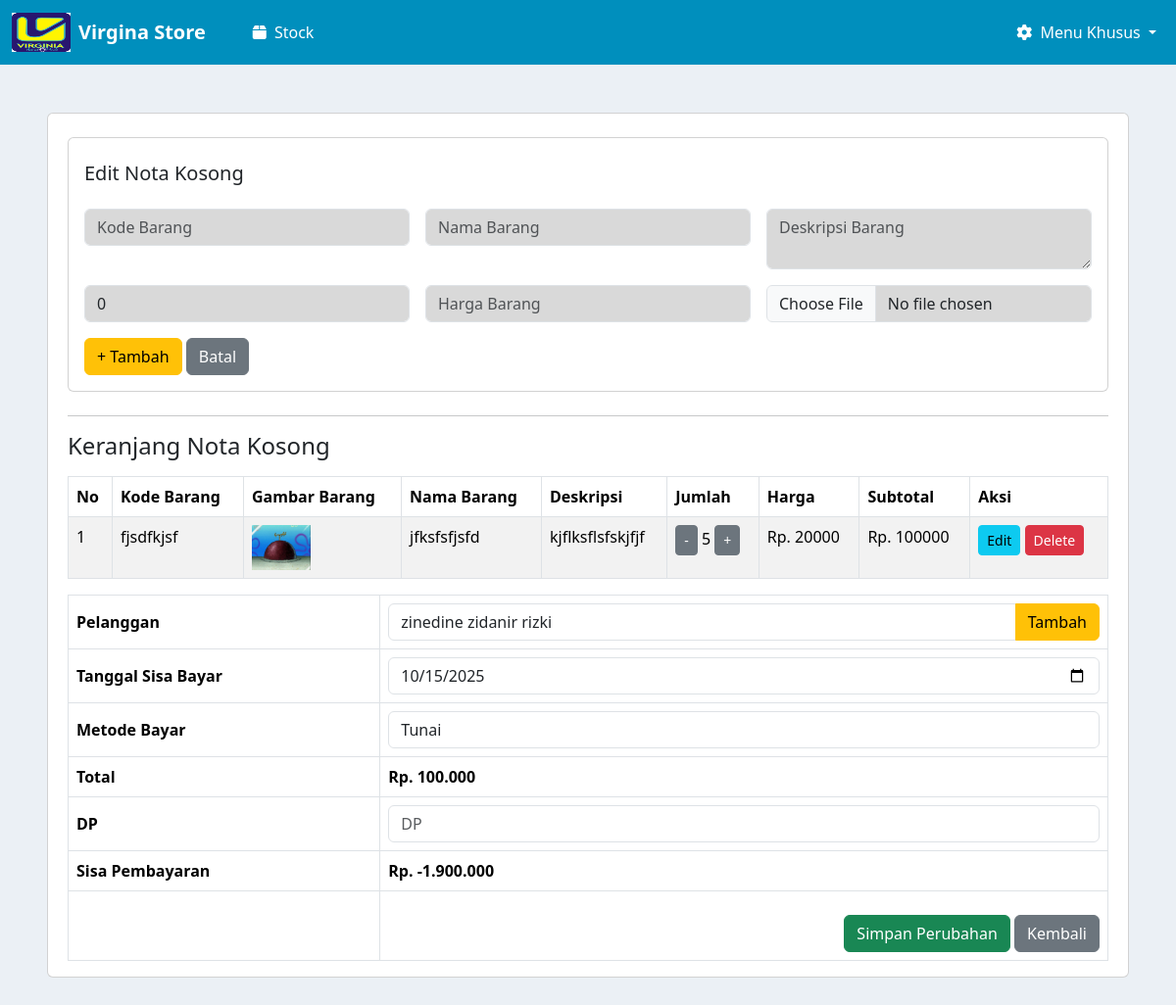
Page /nota/edit_nota/29/ (signed in) on the committed database.
### nota/models.py (models this page shows, shortened)
class NotaKosong(models.Model):
    nota_payment = models.ForeignKey(NotaPayment, on_delete=models.CASCADE, related_name='items')
    kode_barang = models.CharField(max_length=50)
    nama_barang = models.CharField(max_length=100)
    deskripsi = models.TextField(blank=True, null=True)
    jumlah_barang = models.PositiveIntegerField(default=0)
    harga = models.DecimalField(max_digits=12, decimal_places=2)
    gambar = models.ImageField(upload_to='gambar_barang/', blank=True, null=True)
    @property
    def subtotal(self):
        return self.harga * self.jumlah_barang
    class Meta:
        verbose_name = "Nota Kosong"
        verbose_name_plural = "Daftar Nota Kosong"

class NotaPayment(models.Model):
    PAYMENT_METHOD_CHOICES = [
        ('tunai', 'Tunai'),
        ('debit', 'Debit'),
    ]
    customer = models.ForeignKey(Customer, on_delete=models.CASCADE, null=True, blank=True)
    tanggal_sisa_bayar = models.DateField()
    metode_pembayaran = models.CharField(max_length=10, choices=PAYMENT_METHOD_CHOICES)
    total_bayar = models.DecimalField(max_digits=12, decimal_places=2)
    dp = models.DecimalField(max_digits=12, decimal_places=2)
    sisa = models.DecimalField(max_digits=12, decimal_places=2)
    is_temporary = models.BooleanField(default=True)
    created_at = models.DateTimeField(auto_now_add=True)
    class Meta:
        verbose_name = "Nota Payment"
        verbose_name_plural = "Nota Payments"

### nota/views.py (the view, shortened to what this page needs)
# urls.py: path('edit_nota/<int:nota_id>/', views.edit_nota, name='edit_nota'),
def edit_nota(request, nota_id):
    try:
        nota = NotaPayment.objects.get(id=nota_id)
    except NotaPayment.DoesNotExist:
        messages.error(request, 'Nota tidak ditemukan.')
        return redirect('nota:cetak-nota-kosong')
    form = NotaKosongForm()
    payment_form = NotaPaymentForm(instance=nota)
    daftar_barang = []
    for item in NotaKosong.objects.filter(nota_payment=nota):
        daftar_barang.append({
            'id': str(item.id),
            'db_id': item.id,
            'kode_barang': item.kode_barang,
            'nama_barang': item.nama_barang,
            'deskripsi': item.deskripsi,
            'jumlah_barang': item.jumlah_barang,
            'harga': float(item.harga),
            'gambar': item.gambar.url if item.gambar else None,
            'subtotal': float(item.subtotal)
        })
    total = sum(item['subtotal'] for item in daftar_barang)
    konteks = {
        'form': form,
        'payment_form': payment_form,
        'daftar_barang': daftar_barang,
        'total': total,
        'nota': nota
    }
    return render(request, 'edit_nota.html', konteks)

### nota/forms.py
class NotaKosongForm(forms.ModelForm):
    class Meta:
        model = NotaKosong
        fields = ['kode_barang', 'nama_barang', 'deskripsi', 'jumlah_barang', 'harga', 'gambar']
        widgets = {
            'kode_barang': forms.TextInput(attrs={'class': 'form-control', 'placeholder': 'Kode Barang'}),
            'nama_barang': forms.TextInput(attrs={'class': 'form-control', 'placeholder': 'Nama Barang'}),
            'deskripsi': forms.Textarea(attrs={'class': 'form-control', 'placeholder': 'Deskripsi Barang', 'rows': 2}),
            'jumlah_barang': forms.NumberInput(attrs={'class': 'form-control', 'placeholder': 'QTY'}),
            'harga': forms.NumberInput(attrs={'class': 'form-control', 'placeholder': 'Harga Barang'}),
            'gambar': forms.FileInput(attrs={'class': 'form-control'}),
        }

class NotaPaymentForm(forms.ModelForm):
    class Meta:
        model = NotaPayment
        fields = ['customer', 'tanggal_sisa_bayar', 'metode_pembayaran', 'dp']
        widgets = {
            'customer': forms.Select(attrs={'class': 'form-control'}),
            'tanggal_sisa_bayar': forms.DateInput(attrs={'class': 'form-control', 'type': 'date'}),
            'metode_pembayaran': forms.Select(attrs={'class': 'form-control'}),
            'dp': forms.NumberInput(attrs={'class': 'form-control', 'placeholder': 'DP'}),
        }
    def __init__(self, *args, **kwargs):
        super().__init__(*args, **kwargs)
        self.fields['customer'].required = False
        self.fields['customer'].empty_label = "Pilih Pelanggan (Opsional)"

### kasir/models.py (called while the page is built)
    def __str__(self):
        return self.nama

### nota_suplayer/templates/edit_nota.html (shortened to what this page needs)
{% extends 'base.html' %}
{% load widget_tweaks %}
{% block content %}
<div class="mx-5 my-5 card my-2">
    <div class="" style="margin-left: 20px; margin-right: 20px;">
        <div class="card px-3 my-4">
            <h5 class="my-4">Edit Nota Kosong</h5>
            <form method="POST" enctype="multipart/form-data" class="row g-3" id="item-form">
                    <div class="col-md-4">
                        {{ form.kode_barang }}
                    </div>
                    <div class="col-md-4">
                        {{ form.nama_barang }}
                    </div>
                    <div class="col-md-4">
                        {{ form.deskripsi }}
                    </div>
                    <div class="col-md-4">
                        {{ form.jumlah_barang }}
                    </div>
                    <div class="col-md-4">
                        {{ form.harga|attr:"data-currency:true" }}
                    </div>
                    <div class="col-md-4">
                        {{ form.gambar }}
                    </div>
                <div class="col-12 my-3">
                    <button type="submit" name="add_item" class="btn btn-warning" id="submit-btn">+ Tambah</button>
                    <button type="button" class="btn btn-secondary" onclick="cancelEdit()">Batal</button>
                </div>
            </form>
        </div>
    <hr>
    <h4>Keranjang Nota Kosong</h4>
    <table class="table table-bordered table-striped mt-3">
        <thead>
            <tr>
                <th>No</th>
                <th>Kode Barang</th>
                <th>Gambar Barang</th>
                <th>Nama Barang</th>
                <th>Deskripsi</th>
                <th>Jumlah</th>
                <th>Harga</th>
                <th>Subtotal</th>
                <th>Aksi</th>
            </tr>
        </thead>
        <tbody>
            {% for barang in daftar_barang %}
            <tr data-id="{{ barang.id }}" data-kode="{{ barang.kode_barang }}" data-nama="{{ barang.nama_barang }}" data-deskripsi="{{ barang.deskripsi|default:'' }}" data-jumlah="{{ barang.jumlah_barang }}" data-harga="{{ barang.harga }}">
                <td>{{ forloop.counter }}</td>
                <td>{{ barang.kode_barang }}</td>
                <td>
                    {% if barang.gambar %}
                        <img src="{{ barang.gambar }}" width="60">
                    {% endif %}
                </td>
                <td>{{ barang.nama_barang }}</td>
                <td>{{ barang.deskripsi }}</td>
                <td>
                    <button class="btn btn-sm btn-secondary" onclick="updateQuantity('{{ barang.id }}', -1)">-</button>
                    <span id="qty-{{ barang.id }}">{{ barang.jumlah_barang }}</span>
                    <button class="btn btn-sm btn-secondary" onclick="updateQuantity('{{ barang.id }}', 1)">+</button>
                </td>
                <td>Rp. <span id="harga-{{ barang.id }}">{{ barang.harga|floatformat:0 }}</span></td>
                <td>Rp. <span id="subtotal-{{ barang.id }}">{{ barang.subtotal|default:0|floatformat:0 }}</span></td>
                <td>
                    <button class="btn btn-sm btn-info" onclick="editItem('{{ barang.id }}')">Edit</button>
                    <button class="btn btn-sm btn-danger" onclick="deleteItem('{{ barang.id }}')">Delete</button>
                </td>
            </tr>
            {% empty %}
            <tr><td colspan="9" class="text-center">Belum ada data</td></tr>
            {% endfor %}
        </tbody>
    </table>
    <div class="">
        <form method="POST" id="payment-form">
            <div class="">
                <div class="table-responsive">
                    <div class="">
                        <table class="table table-bordered align-middle">
                            <tbody>
                                <tr>
                                    <th style="width: 30%;">Pelanggan</th>
                                    <td style="width: 70%;">
                                        <div class="input-group">
                                            {{ payment_form.customer }}
                                            <button type="button" class="btn btn-warning"
                                                data-bs-toggle="modal" data-bs-target="#addCustomerModal">
                                                Tambah
                                            </button>
                                        </div>
                                    </td>
                                </tr>
                                <tr>
                                    <th>Tanggal Sisa Bayar</th>
                                    <td>{{ payment_form.tanggal_sisa_bayar }}</td>
                                </tr>
                                <tr>
                                    <th>Metode Bayar</th>
                                    <td>{{ payment_form.metode_pembayaran }}</td>
                                </tr>
                                <tr>
                                    <th>Total</th>
                                    <td><strong id="total_display">Rp. {{ total|floatformat:0 }}</strong></td>
                                </tr>
                                <tr>
                                    <th>DP</th>
                                    <td>{{ payment_form.dp|attr:"data-currency:true" }}</td>
                                </tr>
                                <tr>
                                    <th>Sisa Pembayaran</th>
                                    <td><strong id="id_sisa">Rp. 0</strong></td>
                                </tr>
                                <tr>
                                    <th></th>
                                    <td>
                                        <div class="text-end mt-3">
                                            <button type="submit" class="btn btn-success">
                                                Simpan Perubahan
                                            </button>
                                            <a href="{% url 'nota:cetak-nota-kosong' %}" class="btn btn-secondary">Kembali</a>
                                        </div>
                                    </td>
                                </tr>
                            </tbody>
                        </table>
                    </div>
                </div>
            </div>
        </form>
    </div>
</div>
{% endblock %}

### templates/base.html (style rules this page uses)
body { background-color: #EBF0F5; }

### nota_suplayer/templates/edit_nota.html (style rules this page uses)
input[name="kode_barang"] { background-color: #D9D9D9; }
input[name="nama_barang"] { background-color: #D9D9D9; }
textarea[name="deskripsi"] { background-color: #D9D9D9; }
input[name="jumlah_barang"] { background-color: #D9D9D9; }
input[name="harga"] { background-color: #D9D9D9; }
input[name="gambar"] { background-color: #D9D9D9; }

### rows in the picture
NotaKosong: kode_barang "fjsdfkjsf", nama_barang "jfksfsfjsfd", deskripsi "kjflksflsfskjfjf"
NotaPayment: customer "zinedine zidanir rizki", tanggal_sisa_bayar "10/15/2025", metode_pembayaran "Tunai"

### other values in the picture
{{ barang.jumlah_barang }} "5"
{{ barang.harga|floatformat:0 }} "20000"
{{ barang.subtotal|default:0|floatformat:0 }} "100000"
